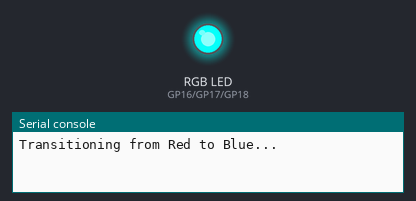
Recording of a program running on a simulated Raspberry Pi Pico running MicroPython. On the bench: an RGB LED mixed from three pins (HIGH = lit), the last lines printed to the serial console.

Above: at 0.05 s.
At 0.9 s:
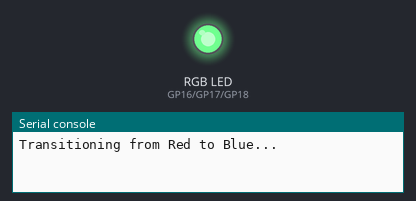
At 1.8 s:
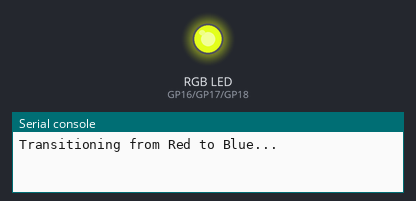
At 3.55 s:
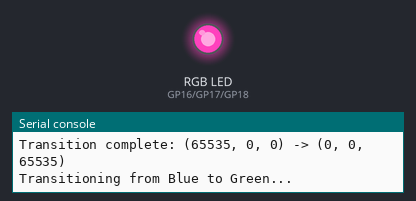
At 5.3 s:
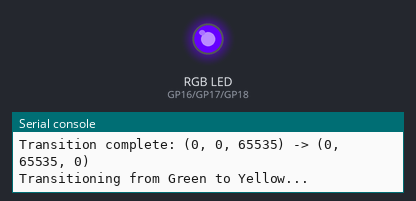
At 7.1 s:
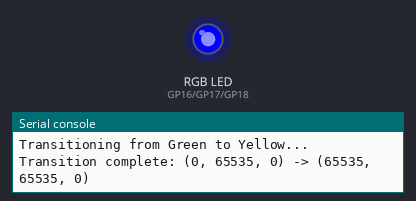
Timing chart, 0 to 9.3 s (numbered marks = the images above):
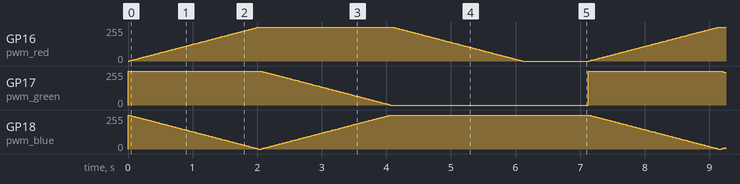

The program:

picoPWMgradient.py
```python
import machine
import time

# Pin definitions for common anode RGB LED
RED_PIN = 16
GREEN_PIN = 17
BLUE_PIN = 18

# Create PWM objects for each color
pwm_red = machine.PWM(machine.Pin(RED_PIN))
pwm_green = machine.PWM(machine.Pin(GREEN_PIN))
pwm_blue = machine.PWM(machine.Pin(BLUE_PIN))

# Set the PWM frequency
frequency = 1000  # Hz
pwm_red.freq(frequency)
pwm_green.freq(frequency)
pwm_blue.freq(frequency)

def set_color(r_val, g_val, b_val):
    """
    Sets the duty cycle for each color.
    For common anode, a higher value means dimmer.
    """
    # Invert the values because 0 is on and 65535 is off for common anode
    pwm_red.duty_u16(65535 - r_val)
    pwm_green.duty_u16(65535 - g_val)
    pwm_blue.duty_u16(65535 - b_val)

def lerp(start, end, progress):
    """
    Linear interpolation function to calculate intermediate values.
    """
    return int(start + (end - start) * progress)

def color_transition(start_rgb, end_rgb, duration_ms):
    """
    Transitions the LED color smoothly from start_rgb to end_rgb.
    start_rgb and end_rgb are tuples of (R, G, B) values (0-65535).
    """
    steps = 100  # Number of steps in the transition
    delay_ms = duration_ms / steps

    start_r, start_g, start_b = start_rgb
    end_r, end_g, end_b = end_rgb

    for i in range(steps + 1):
        progress = i / steps
        r = lerp(start_r, end_r, progress)
        g = lerp(start_g, end_g, progress)
        b = lerp(start_b, end_b, progress)

        set_color(r, g, b)
        time.sleep_ms(int(delay_ms))

    print(f"Transition complete: {start_rgb} -> {end_rgb}")

# --- Main loop to demonstrate the gradient effect ---
try:
    while True:
        # Example 1: Transition from Red to Blue
        print("Transitioning from Red to Blue...")
        color_transition((65535, 0, 0), (0, 0, 65535), 2000) # 2-second transition

        # Example 2: Transition from Blue to Green
        print("Transitioning from Blue to Green...")
        color_transition((0, 0, 65535), (0, 65535, 0), 2000)

        # Example 3: Transition from Green to Yellow
        print("Transitioning from Green to Yellow...")
        color_transition((0, 65535, 0), (65535, 65535, 0), 2000)

        # Pause before repeating
        time.sleep(1)

except KeyboardInterrupt:
    print("Gradient effect stopped.")
finally:
    # Clean up by turning off all LEDs
    set_color(0, 0, 0)
    pwm_red.deinit()
    pwm_green.deinit()
    pwm_blue.deinit()
```

Measured:
- by itself, GP17 (pwm_green): ramps from 255/255 to 0/255 and jumps back, once every 7.1 s
